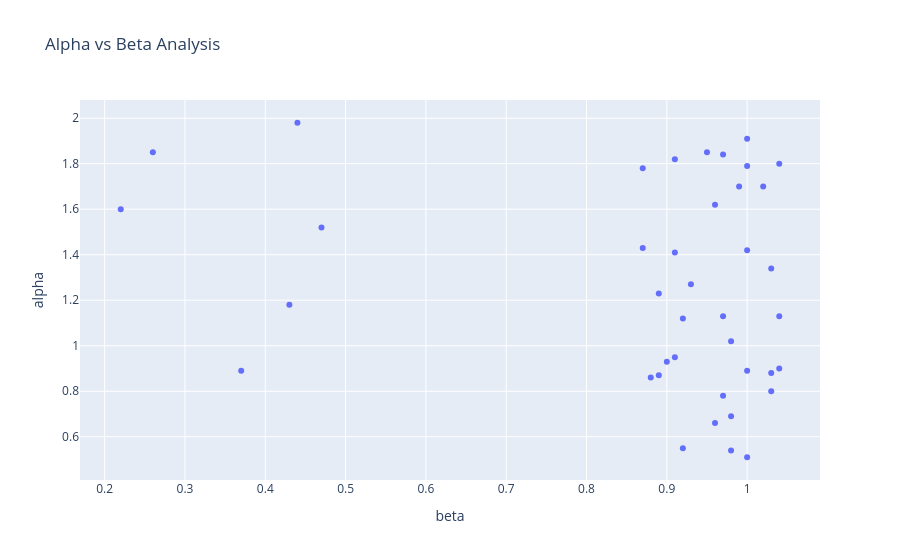

The cell this chart's notebook holds for it:
### Code cell
fig = px.scatter(
    alpha_beta_df,
    x="beta",
    y="alpha",
    hover_name="scheme_name",
    title="Alpha vs Beta Analysis"
)

fig.show()

### Figure 1 — Plotly figure (JSON) as saved in the notebook; plotly's stock layout.template omitted (floating-point values rounded to 4 significant figures)
{"data": [{"hovertemplate": "<b>%{hovertext}</b><br><br>beta=%{x}<br>alpha=%{y}<extra></extra>", "hovertext": ["SBI Bluechip Fund - Regular Plan - Growth", "SBI Bluechip Fund - Direct Plan - Growth", "SBI Small Cap Fund - Regular Plan - Growth", "SBI Small Cap Fund - Direct Plan - Growth", "SBI Magnum Gilt Fund - Regular Plan - Growth", "HDFC Top 100 Fund - Regular Plan - Growth", "HDFC Top 100 Fund - Direct Plan - Growth", "HDFC Mid-Cap Opportunities Fund - Regular - Growth", "HDFC Mid-Cap Opportunities Fund - Direct - Growth", "HDFC Short Term Debt Fund - Regular - Growth", "ICICI Pru Bluechip Fund - Regular - Growth", "ICICI Pru Bluechip Fund - Direct - Growth", "ICICI Pru Midcap Fund - Regular - Growth", "ICICI Pru Value Discovery Fund - Regular - Growth", "ICICI Pru Liquid Fund - Regular - Growth", "Nippon India Large Cap Fund - Regular - Growth", "Nippon India Large Cap Fund - Direct - Growth", "Nippon India Small Cap Fund - Regular - Growth", "Nippon India ETF Nifty 50 BeES", "Nippon India Gilt Securities Fund - Regular - Growth", "Kotak Bluechip Fund - Regular - Growth", "Kotak Emerging Equity Fund - Regular - Growth", "Kotak Flexicap Fund - Regular - Growth", "Kotak Liquid Fund - Regular - Growth", "Axis Bluechip Fund - Regular - Growth", "Axis Bluechip Fund - Direct - Growth", "Axis Midcap Fund - Regular - Growth", "Axis Small Cap Fund - Regular - Growth", "ABSL Frontline Equity Fund - Regular - Growth", "ABSL Small Cap Fund - Regular - Growth", "ABSL Liquid Fund - Regular - Growth", "UTI Nifty 50 Index Fund - Regular - Growth", "UTI Mid Cap Fund - Regular - Growth", "UTI Flexi Cap Fund - Regular - Growth", "Mirae Asset Large Cap Fund - Regular - Growth", "Mirae Asset Emerging Bluechip Fund - Regular - Growth", "Mirae Asset Tax Saver Fund - Regular - Growth", "DSP Top 100 Equity Fund - Regular - Growth", "DSP Midcap Fund - Regular - Growth", "DSP Small Cap Fund - Regular - Growth"], "legendgroup": "", "marker": {"color": "#636efa", "symbol": "circle"}, "mode": "markers", "name": "", "orientation": "v", "showlegend": false, "type": "scatter", "x": [0.89, 0.87, 0.89, 1.04, 0.22, 0.97, 0.97, 0.91, 1.04, 0.44, 0.96, 1.03, 1.0, 0.92, 0.26, 0.88, 1.02, 1.03, 1.04, 0.37, 0.93, 1.0, 0.95, 0.47, 0.91, 0.87, 1.0, 1.0, 1.03, 0.97, 0.43, 0.9, 0.92, 1.0, 0.96, 0.99, 0.98, 0.91, 0.98, 0.98], "xaxis": "x", "y": [0.87, 1.78, 1.23, 1.13, 1.6, 0.78, 1.13, 0.95, 0.9, 1.98, 0.66, 0.88, 0.89, 0.55, 1.85, 0.86, 1.7, 0.8, 1.8, 0.89, 1.27, 1.91, 1.85, 1.52, 1.41, 1.43, 1.42, 0.51, 1.34, 1.84, 1.18, 0.93, 1.12, 1.79, 1.62, 1.7, 0.54, 1.82, 1.02, 0.69], "yaxis": "y"}], "layout": {"legend": {"tracegroupgap": 0}, "title": {"text": "Alpha vs Beta Analysis"}, "xaxis": {"anchor": "y", "domain": [0, 1], "title": {"text": "beta"}}, "yaxis": {"anchor": "x", "domain": [0, 1], "title": {"text": "alpha"}}}}
